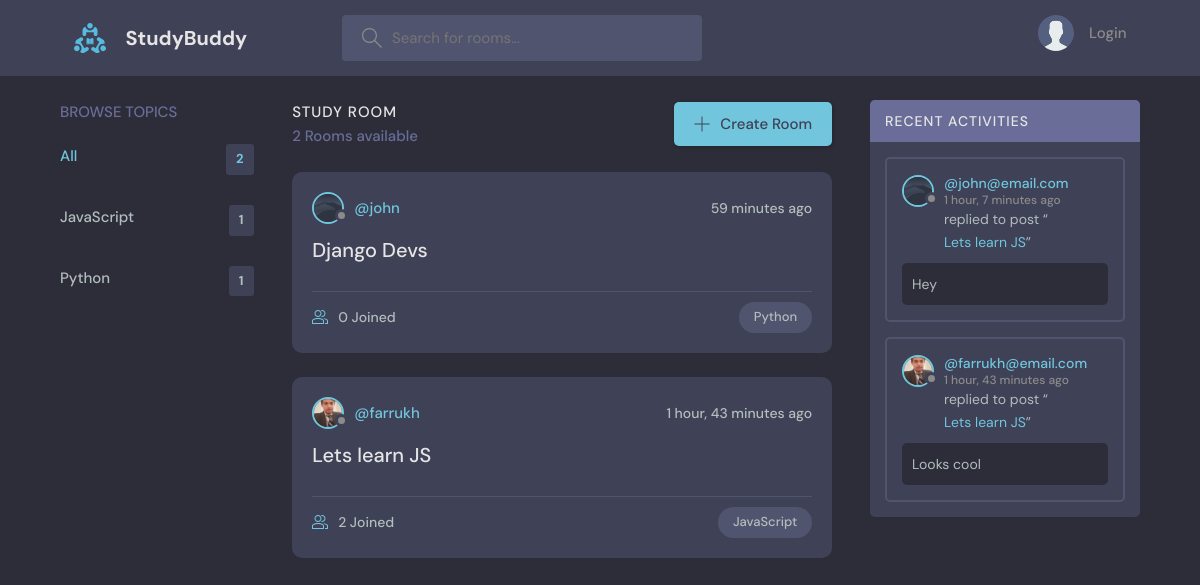
The page / on the database its author committed.
### base/models.py (models this page shows, shortened)
class Topic(models.Model):
    name = models.CharField(max_length=200)

class Room(models.Model):
    host = models.ForeignKey(User, on_delete=models.SET_NULL, null=True)
    topic = models.ForeignKey(Topic, on_delete=models.SET_NULL, null=True)
    name = models.CharField(max_length=200)
    description = models.TextField(null=True, blank=True)
    participants = models.ManyToManyField(User, related_name='participants', blank=True)
    updated = models.DateTimeField(auto_now=True)
    created = models.DateTimeField(auto_now_add=True)
    class Meta:
        ordering = ['-updated', '-created']

class User(AbstractUser):
    name = models.CharField(max_length=200, null=True)
    email = models.EmailField(null=True, unique=True)
    bio = models.TextField(null=True)
    avatar = models.ImageField(null=True, default="avatar.svg")
    USERNAME_FIELD = 'email'
    REQUIRED_FIELDS = []

class Message(models.Model):
    user = models.ForeignKey(User, on_delete=models.CASCADE)
    room = models.ForeignKey(Room, on_delete=models.CASCADE)
    body = models.TextField()
    updated = models.DateTimeField(auto_now=True)
    created = models.DateTimeField(auto_now_add=True)
    class Meta:
        ordering = ['-updated', '-created']
    def __str__(self):
        return self.body[0:50]

### base/views.py (the view)
# urls.py: path('', views.home, name='home'),
def home(request):
    query = request.GET.get('q')
    if query == None:
        query = ''
    rooms = Room.objects.filter(Q(topic__name__icontains=query) | Q(name__icontains=query)| Q(description__icontains=query))
    topics = Topic.objects.all()
    room_messages = Message.objects.filter(Q(room__topic__name__icontains=query))
    context = {'rooms': rooms, 'topics': topics, 'rooms_count':rooms.count(), 'room_messages': room_messages}
    return render(request, 'home.html', context)

### base/templates/base/home.html (shortened to what this page needs)
{% extends 'main.html' %} {% block content %}
<main class="layout layout--3">
	<div class="container">
		{% include 'topics.component.html' %}
		<div class="roomList">
			<div class="roomList__header">
				<div>
					<h2>Study Room</h2>
					<p>{{rooms_count}} Rooms available</p>
				</div>
				<a class="btn btn--main" href="{% url 'create-room' %}">
					<svg
						version="1.1"
						xmlns="http://www.w3.org/2000/svg"
						width="32"
						height="32"
						viewBox="0 0 32 32"
					>
						<title>add</title>
						<path
							d="M16.943 0.943h-1.885v14.115h-14.115v1.885h14.115v14.115h1.885v-14.115h14.115v-1.885h-14.115v-14.115z"
						></path>
					</svg>
					Create Room
				</a>
			</div>
			{% include 'feeds.component.html' %}
		</div>
		{% include 'activity.component.html' %}
	</div>
</main>
{% endblock content%}

### base/templates/base/topics.component.html
<div class="topics">
	<div class="topics__header">
		<h2>Browse Topics</h2>
	</div>
	<ul class="topics__list">
		<li>
			<a href="{% url 'home' %}" class="active">All <span>{{topics.count}}</span></a>
		</li>
		{% for topic in topics %}
		<li>
			<a href="{% url 'home' %}?q={{ topic.name }}"
				>{{ topic.name }} <span>{{topic.room_set.all.count}}</span></a
			>
		</li>
		{% endfor %}
	</ul>
</div>

### base/templates/base/feeds.component.html (shortened to what this page needs)
{% for room in rooms %}
<div class="roomListRoom">
	<div class="roomListRoom__header">
		<a
			href="{% url 'user-profile' room.host.id%}"
			class="roomListRoom__author"
		>
			<div class="avatar avatar--small">
				<img src="{{ room.host.avatar.url }}" />
			</div>
			<span>@{{ room.host.username }}</span>
		</a>
		<div class="roomListRoom__actions">
			<span>{{ room.created | timesince }} ago</span>
		</div>
	</div>
	<div class="roomListRoom__content">
		<a href="{% url 'room' room.id%}">{{ room.name }}</a>
	</div>
	<div class="roomListRoom__meta">
		<a href="{% url 'room' room.id%}" class="roomListRoom__joined">
			{{ room.participants.all.count }} Joined
		</a>
		<p class="roomListRoom__topic">{{ room.topic.name }}</p>
	</div>
</div>
{% endfor %}

### base/templates/base/activity.component.html (shortened to what this page needs)
<div class="activities">
	<div class="activities__header">
		<h2>Recent Activities</h2>
	</div>
	{% for message in room_messages %}
	<div class="activities__box">
		<div class="activities__boxHeader roomListRoom__header">
			<a
				href="{% url 'user-profile' message.user.id%}"
				class="roomListRoom__author"
			>
				<div class="avatar avatar--small">
					<img src="{{ message.user.avatar.url }}" />
				</div>
				<p>
					@{{ message.user }}
					<span> {{ message.created | timesince }} ago</span>
				</p>
			</a>
		</div>
		<div class="activities__boxContent">
			<p>
				replied to post “<a href="{% url 'room' message.room.id %}">{{message.room.name}}</a
				>”
			</p>
			<div class="activities__boxRoomContent">
				{{ message }}
			</div>
		</div>
	</div>
	{% endfor %}
</div>

### rows shown on the page
Topic: name "JavaScript", room_set.all.count "1"
Topic: name "Python", room_set.all.count "1"
Room: host.avatar (picture), host.username "john", created "59 minutes", name "Django Devs", participants.all.count "0", topic.name "Python"
Room: host.avatar (picture), host.username "farrukh", created "1 hour, 43 minutes", name "Lets learn JS", participants.all.count "2", topic.name "JavaScript"
Message: user.avatar (picture), user "john@email.com", created "1 hour, 7 minutes", room.name "Lets learn JS", body "Hey"
Message: user.avatar (picture), user "farrukh@email.com", created "1 hour, 43 minutes", room.name "Lets learn JS", body "Looks cool"

### other values the page prints
{{ topics.count }} "2"
{{ rooms_count }} "2"
